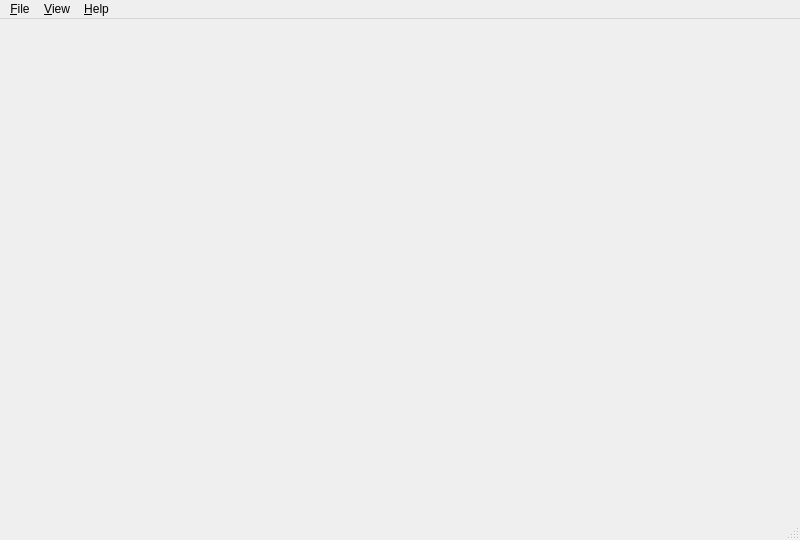
<?xml version="1.0" encoding="UTF-8"?>
<ui version="4.0">
 <class>MainWindow</class>
 <widget class="QMainWindow" name="MainWindow">
  <property name="geometry">
   <rect>
    <x>0</x>
    <y>0</y>
    <width>800</width>
    <height>540</height>
   </rect>
  </property>
  <property name="windowTitle">
   <string>FlashTool</string>
  </property>
  <property name="windowIcon">
   <iconset>
    <normaloff>Images/lightning.png</normaloff>Images/lightning.png</iconset>
  </property>
  <property name="styleSheet">
   <string notr="true"/>
  </property>
  <widget class="QWidget" name="centralwidget">
   <property name="styleSheet">
    <string notr="true"/>
   </property>
   <layout class="QVBoxLayout" name="verticalLayout">
    <property name="margin">
     <number>0</number>
    </property>
   </layout>
  </widget>
  <widget class="QStatusBar" name="statusBar"/>
  <widget class="QMenuBar" name="menuBar">
   <property name="geometry">
    <rect>
     <x>0</x>
     <y>0</y>
     <width>800</width>
     <height>21</height>
    </rect>
   </property>
   <widget class="QMenu" name="menu_file">
    <property name="title">
     <string>&amp;File</string>
    </property>
    <addaction name="action_exit"/>
   </widget>
   <widget class="QMenu" name="menu_help">
    <property name="title">
     <string>&amp;Help</string>
    </property>
    <addaction name="action_about"/>
   </widget>
   <widget class="QMenu" name="menu_view">
    <property name="title">
     <string>&amp;View</string>
    </property>
    <addaction name="separator"/>
    <addaction name="action_full_screen"/>
   </widget>
   <addaction name="menu_file"/>
   <addaction name="menu_view"/>
   <addaction name="menu_help"/>
  </widget>
  <action name="action_exit">
   <property name="text">
    <string>E&amp;xit</string>
   </property>
  </action>
  <action name="action_about">
   <property name="text">
    <string>&amp;About...</string>
   </property>
  </action>
  <action name="action_full_screen">
   <property name="checkable">
    <bool>true</bool>
   </property>
   <property name="text">
    <string>&amp;Fullscreen</string>
   </property>
   <property name="toolTip">
    <string>Toggle full screen mode</string>
   </property>
   <property name="shortcut">
    <string>F11</string>
   </property>
  </action>
 </widget>
 <resources/>
 <connections>
  <connection>
   <sender>action_exit</sender>
   <signal>triggered()</signal>
   <receiver>MainWindow</receiver>
   <slot>close()</slot>
   <hints>
    <hint type="sourcelabel">
     <x>-1</x>
     <y>-1</y>
    </hint>
    <hint type="destinationlabel">
     <x>399</x>
     <y>269</y>
    </hint>
   </hints>
  </connection>
 </connections>
</ui>
